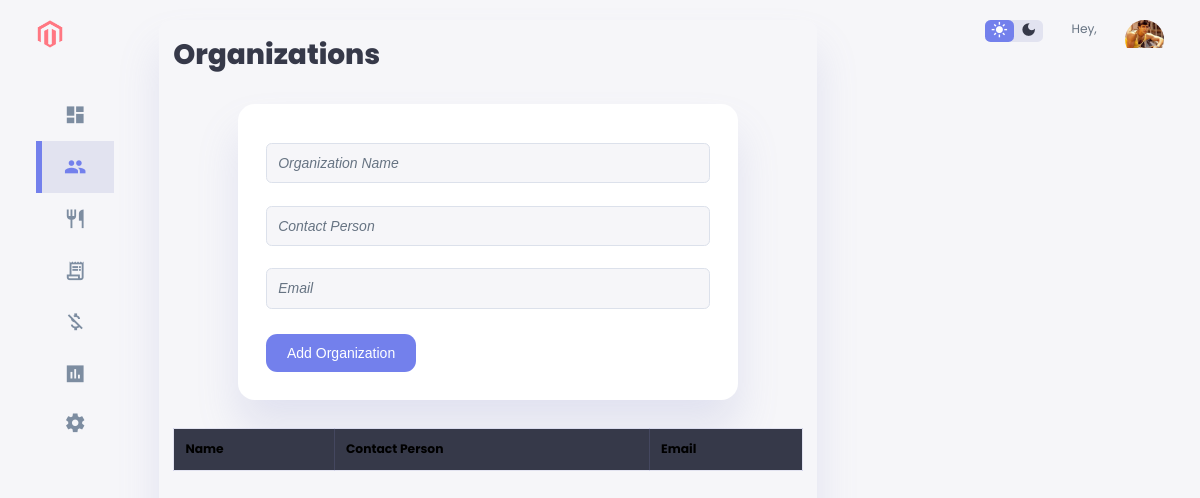
Page /Dashboard/organization/ on the earlier database version.
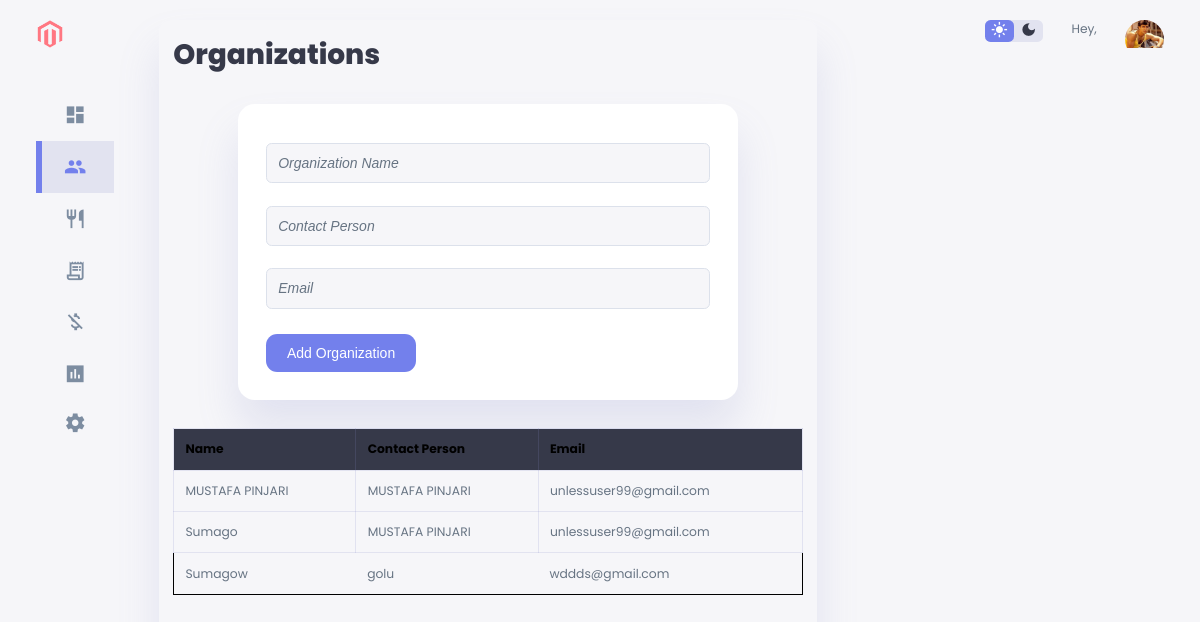
Same page on the later database version.
### Dashboard/models.py (models this page shows, shortened)
class Organization(models.Model):
    name = models.CharField(max_length=255)  # Organization name
    contact_person = models.CharField(max_length=255, null=True)  # Make this field nullable
    email = models.EmailField(null=True)  # Make this field nullable
    address = models.TextField()  # Organization address
    contact_email = models.EmailField()  # Contact email

### Dashboard/views.py (the view, shortened to what this page needs)
# urls.py: path('organization/', organization, name='organization'),  # Organization page
def organization(request):
    organizations = Organization.objects.all()
    return render(request, 'organization.html', {'organizations': organizations})

### Dashboard/templates/organization.html (shortened to what this page needs)
{% load static %}
<!DOCTYPE html>
<html lang="en">
<head>
    <link rel="stylesheet" href="{% static 'css/style.css' %}" />
    <link rel="stylesheet" href="{% static 'css/organization.css' %}">
</head>
<body>
    <div class="container">
        <aside>
            <div class="top">
                <div class="logo">
                    <img src="{% static 'images/logo.png' %}" alt="Logo" />
                </div>
            </div>
            <div class="sidebar">
                <a href="{% url 'index' %}">
                    <span class="material-icons-sharp">dashboard</span>
                </a>
                <a href="{% url 'organization' %}" class="active">
                    <span class="material-icons-sharp">group</span>
                </a>
                <a href="{% url 'food-order' %}">
                    <span class="material-icons-sharp">restaurant</span>
                </a>
                <a href="{% url 'invoicing' %}">
                    <span class="material-icons-sharp">receipt_long</span>
                </a>
                <a href="{% url 'expense' %}">
                    <span class="material-icons-sharp">money_off</span>
                </a>
                <a href="{% url 'reports' %}">
                    <span class="material-icons-sharp">assessment</span>
                </a>
                <a href="{% url 'profile' %}">
                    <span class="material-icons-sharp">settings</span>
                </a>
            </div>
        </aside>
        <main>
            <h1>Organizations</h1>
            <form id="organization-form" method="POST">
                <input type="text" name="name" placeholder="Organization Name" required>
                <input type="text" name="contact_person" placeholder="Contact Person" required>
                <input type="email" name="email" placeholder="Email" required>
                <button type="submit">Add Organization</button>
            </form>
            <table>
                <thead>
                    <tr>
                        <th>Name</th>
                        <th>Contact Person</th>
                        <th>Email</th>
                    </tr>
                </thead>
                <tbody>
                    {% for organization in organizations %}
                    <tr>
                        <td>{{ organization.name }}</td>
                        <td>{{ organization.contact_person }}</td>
                        <td>{{ organization.email }}</td>
                    </tr>
                    {% endfor %}
                </tbody>
            </table>
        </main>
        <div class="right">
            <div class="top">
                <div class="theme-toggler">
                    <span class="material-icons-sharp active"> light_mode </span>
                    <span class="material-icons-sharp"> dark_mode </span>
                </div>
                <div class="profile">
                    <div class="info">
                        <p>Hey, <b>{{ user.username }}</b></p>
                    </div>
                    <div class="profile-photo">
                        <img src="{% static 'images/sallu-bhai.jpg' %}" alt="Profile Picture" />
                    </div>
                </div>
            </div>
        </div>
    </div>
</body>
</html>

### Dashboard/static/css/style.css (style rules this page uses)
:root { --color-primary: #7380ec; --color-danger: #ff7782; --color-success: #41f1b6; --color-warning: #ffbb55; --color-white: #fff; --color-info-dark: #7d8da1; --color-info-light: #dce1eb; --color-dark: #363949; --color-light: rgba(132, 139, 200, 0.18); --color-primary-variant: #111e88; --color-dark-variant: #677483; --color-background: #f6f6f9; --card-border-radius: 2rem; --border-radius-1: 0.4rem; --border-radius-2: 0.8rem; --border-radius-3: 1.2rem; --card-padding: 1.8rem; --padding-1: 1.2rem; --box-shadow: 0 2rem 3rem var(--color-light); }
* { margin: 0; padding: 0; outline: 0; appearance: none; border: 0; text-decoration: none; list-style: none; box-sizing: border-box; }
html { font-size: 14px; }
body { width: 100vw; height: 100vh; font-family: poppins, sans-serif; font-size: 0.88rem; background: var(--color-background); user-select: none; overflow-x: hidden; color: var(--color-dark); }
.container { display: grid; width: 96%; margin: 0 auto; gap: 1.8rem; grid-template-columns: 14rem auto 23rem; }
a { color: var(--color-dark); }
img { display: block; width: 100%; }
h1 { font-size: 2rem; font-weight: 800; }
.profile-photo { width: 2.8rem; height: 2.8rem; border-radius: 50%; overflow: hidden; }
p { color: var(--color-dark-variant); }
aside { height: 100vh; }
aside .top { display: flex; align-items: center; justify-content: space-between; margin-top: 1.4rem; }
aside .logo { display: flex; gap: 0.8rem; }
aside .logo img { width: 2rem; height: 2rem; }
aside .sidebar { display: flex; flex-direction: column; height: 86vh; position: relative; top: 3rem; }
aside .sidebar a { display: flex; color: var(--color-info-dark); margin-left: 2rem; gap: 1rem; align-items: center; position: relative; height: 3.7rem; transition: all 300ms ease; }
aside .sidebar a span { font-size: 1.6rem; transition: all 300ms ease; }
aside .sidebar a:last-child { position: absolute; bottom: 2rem; width: 100%; }
aside .sidebar a.active { background: var(--color-light); color: var(--color-primary); margin-left: 0; }
aside .sidebar a.active:before { content: ""; width: 6px; height: 100%; background: var(--color-primary); }
aside .sidebar a.active span { color: var(--color-primary); margin-left: calc(1rem - 6px); }
main { margin-top: 1.4rem; padding: 1rem; background: var(--color-background); border-radius: var(--border-radius-2); box-shadow: 0 2rem 3rem var(--color-light); }
main table tbody td { height: 2.8rem; border-bottom: 1px solid var(--color-light); color: var(--color-dark-variant); }
main table tbody tr:last-child td { border: none; }
.right { margin-top: 1.4rem; }
.right .top { display: flex; justify-content: end; gap: 2rem; }
.right .theme-toggler { background: var(--color-light); display: flex; justify-content: space-between; align-items: center; height: 1.6rem; width: 4.2rem; cursor: pointer; border-radius: var(--border-radius-1); }
.right .theme-toggler span { font-size: 1.2rem; width: 50%; height: 100%; display: flex; align-items: center; justify-content: center; }
.right .theme-toggler span.active { background: var(--color-primary); color: white; border-radius: var(--border-radius-1); }
.right .top .profile { display: flex; gap: 2rem; text-align: right; }
@media screen and (max-width: 1200px) { .container { width: 94%; grid-template-columns: 7rem auto 23rem; } }
@media screen and (max-width: 1200px) { aside .sidebar a { width: 5.6rem; } }
@media screen and (max-width: 1200px) { aside .sidebar a:last-child { position: relative; margin-top: 1.8rem; } }
table { width: 100%; border-collapse: collapse; margin-top: 1rem; }
table th, table td { padding: 0.8rem; border: 1px solid var(--color-light); text-align: left; }
button { margin-top: 1rem; padding: 0.5rem 1rem; background-color: var(--color-primary); color: var(--color-white); border: none; border-radius: var(--border-radius-1); cursor: pointer; }
p, small { font-size: 0.875rem; color: var(--color-dark-variant); }

Differences in the rows shown:
added Organization: name "MUSTAFA PINJARI", contact_person "MUSTAFA PINJARI", email "unlessuser99@gmail.com"
added Organization: name "Sumago", contact_person "MUSTAFA PINJARI", email "unlessuser99@gmail.com"
added Organization: name "Sumagow", contact_person "golu", email "wddds@gmail.com"
